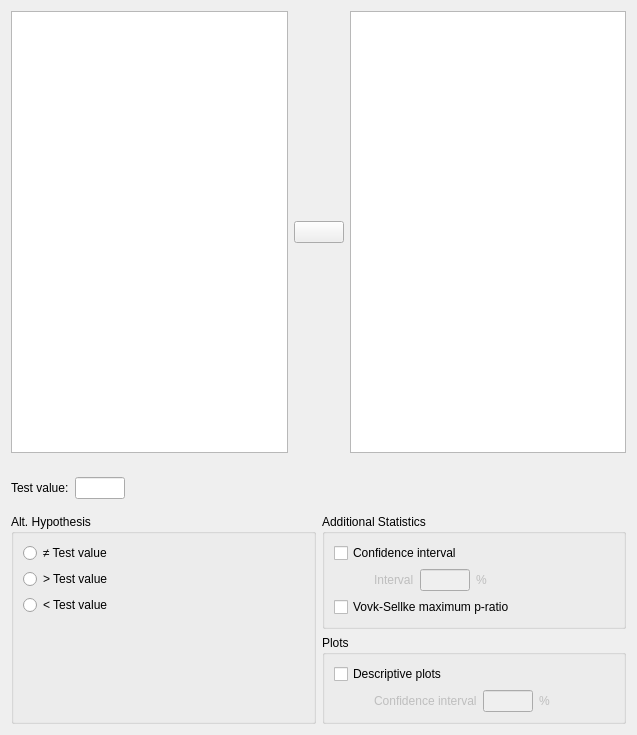
<?xml version="1.0" encoding="UTF-8"?>
<ui version="4.0">
 <class>BinomialTestForm</class>
 <widget class="QWidget" name="BinomialTestForm">
  <property name="geometry">
   <rect>
    <x>0</x>
    <y>0</y>
    <width>637</width>
    <height>735</height>
   </rect>
  </property>
  <property name="windowTitle">
   <string>Form</string>
  </property>
  <layout class="QGridLayout" name="gridLayout_2">
   <item row="3" column="1">
    <widget class="BoundGroupBox" name="groupBox">
     <property name="title">
      <string>Plots</string>
     </property>
     <layout class="QGridLayout" name="gridLayout_4">
      <item row="1" column="0">
       <widget class="QWidget" name="widgetPlotCI" native="true">
        <property name="enabled">
         <bool>false</bool>
        </property>
        <property name="sizePolicy">
         <sizepolicy hsizetype="Fixed" vsizetype="Fixed">
          <horstretch>0</horstretch>
          <verstretch>0</verstretch>
         </sizepolicy>
        </property>
        <layout class="QGridLayout" name="gridLayout_7">
         <property name="leftMargin">
          <number>40</number>
         </property>
         <property name="topMargin">
          <number>0</number>
         </property>
         <property name="rightMargin">
          <number>0</number>
         </property>
         <property name="bottomMargin">
          <number>0</number>
         </property>
         <item row="0" column="0">
          <widget class="QLabel" name="label_7">
           <property name="sizePolicy">
            <sizepolicy hsizetype="Fixed" vsizetype="Fixed">
             <horstretch>0</horstretch>
             <verstretch>0</verstretch>
            </sizepolicy>
           </property>
           <property name="text">
            <string>Confidence interval</string>
           </property>
          </widget>
         </item>
         <item row="0" column="1">
          <widget class="BoundTextBox" name="descriptivesPlotsConfidenceInterval">
           <property name="sizePolicy">
            <sizepolicy hsizetype="Fixed" vsizetype="Fixed">
             <horstretch>0</horstretch>
             <verstretch>0</verstretch>
            </sizepolicy>
           </property>
           <property name="maximumSize">
            <size>
             <width>50</width>
             <height>16777215</height>
            </size>
           </property>
          </widget>
         </item>
         <item row="0" column="2">
          <widget class="QLabel" name="label_6">
           <property name="sizePolicy">
            <sizepolicy hsizetype="Fixed" vsizetype="Fixed">
             <horstretch>0</horstretch>
             <verstretch>0</verstretch>
            </sizepolicy>
           </property>
           <property name="text">
            <string>%</string>
           </property>
          </widget>
         </item>
        </layout>
       </widget>
      </item>
      <item row="0" column="0">
       <widget class="BoundCheckBox" name="descriptivesPlots">
        <property name="sizePolicy">
         <sizepolicy hsizetype="Fixed" vsizetype="Fixed">
          <horstretch>0</horstretch>
          <verstretch>0</verstretch>
         </sizepolicy>
        </property>
        <property name="text">
         <string>Descriptive plots</string>
        </property>
       </widget>
      </item>
      <item row="1" column="1">
       <spacer name="horizontalSpacer">
        <property name="orientation">
         <enum>Qt::Horizontal</enum>
        </property>
        <property name="sizeHint" stdset="0">
         <size>
          <width>40</width>
          <height>20</height>
         </size>
        </property>
       </spacer>
      </item>
     </layout>
    </widget>
   </item>
   <item row="2" column="1">
    <widget class="BoundGroupBox" name="additional">
     <property name="sizePolicy">
      <sizepolicy hsizetype="Preferred" vsizetype="Preferred">
       <horstretch>0</horstretch>
       <verstretch>0</verstretch>
      </sizepolicy>
     </property>
     <property name="title">
      <string>Additional Statistics</string>
     </property>
     <property name="flat">
      <bool>false</bool>
     </property>
     <layout class="QGridLayout" name="gridLayout_8">
      <item row="0" column="0">
       <widget class="BoundCheckBox" name="confidenceInterval">
        <property name="sizePolicy">
         <sizepolicy hsizetype="Fixed" vsizetype="Fixed">
          <horstretch>0</horstretch>
          <verstretch>0</verstretch>
         </sizepolicy>
        </property>
        <property name="text">
         <string>Confidence interval</string>
        </property>
       </widget>
      </item>
      <item row="0" column="1">
       <spacer name="horizontalSpacer_3">
        <property name="orientation">
         <enum>Qt::Horizontal</enum>
        </property>
        <property name="sizeHint" stdset="0">
         <size>
          <width>40</width>
          <height>20</height>
         </size>
        </property>
       </spacer>
      </item>
      <item row="1" column="0">
       <widget class="QWidget" name="widgetConfidenceIntervalInterval" native="true">
        <property name="enabled">
         <bool>false</bool>
        </property>
        <property name="sizePolicy">
         <sizepolicy hsizetype="Fixed" vsizetype="Fixed">
          <horstretch>0</horstretch>
          <verstretch>0</verstretch>
         </sizepolicy>
        </property>
        <layout class="QGridLayout" name="gridLayout_6">
         <property name="leftMargin">
          <number>40</number>
         </property>
         <property name="topMargin">
          <number>0</number>
         </property>
         <property name="rightMargin">
          <number>0</number>
         </property>
         <property name="bottomMargin">
          <number>0</number>
         </property>
         <item row="0" column="2">
          <widget class="QLabel" name="label_4">
           <property name="sizePolicy">
            <sizepolicy hsizetype="Fixed" vsizetype="Fixed">
             <horstretch>0</horstretch>
             <verstretch>0</verstretch>
            </sizepolicy>
           </property>
           <property name="text">
            <string>%</string>
           </property>
          </widget>
         </item>
         <item row="0" column="0">
          <widget class="QLabel" name="label_5">
           <property name="sizePolicy">
            <sizepolicy hsizetype="Fixed" vsizetype="Fixed">
             <horstretch>0</horstretch>
             <verstretch>0</verstretch>
            </sizepolicy>
           </property>
           <property name="text">
            <string>Interval</string>
           </property>
          </widget>
         </item>
         <item row="0" column="1">
          <widget class="BoundTextBox" name="confidenceIntervalInterval">
           <property name="sizePolicy">
            <sizepolicy hsizetype="Fixed" vsizetype="Fixed">
             <horstretch>0</horstretch>
             <verstretch>0</verstretch>
            </sizepolicy>
           </property>
           <property name="maximumSize">
            <size>
             <width>50</width>
             <height>16777215</height>
            </size>
           </property>
          </widget>
         </item>
        </layout>
       </widget>
      </item>
      <item row="2" column="0" colspan="2">
       <widget class="BoundCheckBox" name="VovkSellkeMPR">
        <property name="sizePolicy">
         <sizepolicy hsizetype="Fixed" vsizetype="Fixed">
          <horstretch>0</horstretch>
          <verstretch>0</verstretch>
         </sizepolicy>
        </property>
        <property name="text">
         <string>Vovk-Sellke maximum p-ratio</string>
        </property>
       </widget>
      </item>
     </layout>
    </widget>
   </item>
   <item row="0" column="0" colspan="2">
    <widget class="QWidget" name="topWidget" native="true">
     <layout class="QGridLayout" name="gridLayout_3">
      <property name="leftMargin">
       <number>0</number>
      </property>
      <property name="topMargin">
       <number>0</number>
      </property>
      <property name="rightMargin">
       <number>0</number>
      </property>
      <property name="verticalSpacing">
       <number>0</number>
      </property>
      <item row="0" column="0" rowspan="3">
       <widget class="AvailableFieldsListView" name="listAvailableVariables"/>
      </item>
      <item row="0" column="2" rowspan="3">
       <widget class="BoundListView" name="variables"/>
      </item>
      <item row="0" column="1">
       <spacer name="verticalSpacer_2">
        <property name="orientation">
         <enum>Qt::Vertical</enum>
        </property>
        <property name="sizeHint" stdset="0">
         <size>
          <width>20</width>
          <height>81</height>
         </size>
        </property>
       </spacer>
      </item>
      <item row="1" column="1">
       <widget class="AssignButton" name="assignButton">
        <property name="sizePolicy">
         <sizepolicy hsizetype="Fixed" vsizetype="Fixed">
          <horstretch>0</horstretch>
          <verstretch>0</verstretch>
         </sizepolicy>
        </property>
        <property name="minimumSize">
         <size>
          <width>50</width>
          <height>0</height>
         </size>
        </property>
        <property name="maximumSize">
         <size>
          <width>50</width>
          <height>16777215</height>
         </size>
        </property>
        <property name="text">
         <string/>
        </property>
       </widget>
      </item>
      <item row="2" column="1">
       <spacer name="verticalSpacer_3">
        <property name="orientation">
         <enum>Qt::Vertical</enum>
        </property>
        <property name="sizeHint" stdset="0">
         <size>
          <width>20</width>
          <height>81</height>
         </size>
        </property>
       </spacer>
      </item>
     </layout>
    </widget>
   </item>
   <item row="2" column="0" rowspan="2">
    <widget class="BoundGroupBox" name="hypothesis">
     <property name="sizePolicy">
      <sizepolicy hsizetype="Preferred" vsizetype="Preferred">
       <horstretch>0</horstretch>
       <verstretch>0</verstretch>
      </sizepolicy>
     </property>
     <property name="title">
      <string>Alt. Hypothesis</string>
     </property>
     <property name="flat">
      <bool>false</bool>
     </property>
     <layout class="QGridLayout" name="gridLayout_5">
      <item row="2" column="0">
       <widget class="QRadioButton" name="_3groupTwoGreater">
        <property name="sizePolicy">
         <sizepolicy hsizetype="Fixed" vsizetype="Fixed">
          <horstretch>0</horstretch>
          <verstretch>0</verstretch>
         </sizepolicy>
        </property>
        <property name="text">
         <string>&lt; Test value</string>
        </property>
       </widget>
      </item>
      <item row="1" column="0">
       <widget class="QRadioButton" name="_2groupOneGreater">
        <property name="sizePolicy">
         <sizepolicy hsizetype="Fixed" vsizetype="Fixed">
          <horstretch>0</horstretch>
          <verstretch>0</verstretch>
         </sizepolicy>
        </property>
        <property name="text">
         <string>&gt; Test value</string>
        </property>
       </widget>
      </item>
      <item row="3" column="0">
       <spacer name="verticalSpacer_4">
        <property name="orientation">
         <enum>Qt::Vertical</enum>
        </property>
        <property name="sizeHint" stdset="0">
         <size>
          <width>20</width>
          <height>40</height>
         </size>
        </property>
       </spacer>
      </item>
      <item row="0" column="0">
       <widget class="QRadioButton" name="_1notEqual">
        <property name="sizePolicy">
         <sizepolicy hsizetype="Fixed" vsizetype="Fixed">
          <horstretch>0</horstretch>
          <verstretch>0</verstretch>
         </sizepolicy>
        </property>
        <property name="text">
         <string>≠ Test value</string>
        </property>
       </widget>
      </item>
      <item row="2" column="1">
       <spacer name="horizontalSpacer_2">
        <property name="orientation">
         <enum>Qt::Horizontal</enum>
        </property>
        <property name="sizeHint" stdset="0">
         <size>
          <width>40</width>
          <height>20</height>
         </size>
        </property>
       </spacer>
      </item>
     </layout>
    </widget>
   </item>
   <item row="1" column="0" colspan="2">
    <widget class="QWidget" name="widget_5" native="true">
     <property name="sizePolicy">
      <sizepolicy hsizetype="Preferred" vsizetype="Preferred">
       <horstretch>0</horstretch>
       <verstretch>0</verstretch>
      </sizepolicy>
     </property>
     <property name="minimumSize">
      <size>
       <width>240</width>
       <height>0</height>
      </size>
     </property>
     <layout class="QGridLayout" name="gridLayout">
      <property name="leftMargin">
       <number>0</number>
      </property>
      <item row="0" column="1">
       <widget class="BoundTextBox" name="testValue">
        <property name="sizePolicy">
         <sizepolicy hsizetype="Fixed" vsizetype="Fixed">
          <horstretch>0</horstretch>
          <verstretch>0</verstretch>
         </sizepolicy>
        </property>
        <property name="minimumSize">
         <size>
          <width>50</width>
          <height>0</height>
         </size>
        </property>
        <property name="maximumSize">
         <size>
          <width>50</width>
          <height>16777215</height>
         </size>
        </property>
       </widget>
      </item>
      <item row="0" column="0">
       <widget class="QLabel" name="label_3">
        <property name="sizePolicy">
         <sizepolicy hsizetype="Fixed" vsizetype="Fixed">
          <horstretch>0</horstretch>
          <verstretch>0</verstretch>
         </sizepolicy>
        </property>
        <property name="text">
         <string>Test value:</string>
        </property>
       </widget>
      </item>
      <item row="0" column="2">
       <spacer name="horizontalSpacer_4">
        <property name="orientation">
         <enum>Qt::Horizontal</enum>
        </property>
        <property name="sizeHint" stdset="0">
         <size>
          <width>40</width>
          <height>20</height>
         </size>
        </property>
       </spacer>
      </item>
     </layout>
    </widget>
   </item>
  </layout>
 </widget>
 <customwidgets>
  <customwidget>
   <class>AssignButton</class>
   <extends>QPushButton</extends>
   <header>widgets/assignbutton.h</header>
  </customwidget>
  <customwidget>
   <class>AvailableFieldsListView</class>
   <extends>QListView</extends>
   <header>widgets/availablefieldslistview.h</header>
  </customwidget>
  <customwidget>
   <class>BoundTextBox</class>
   <extends>QLineEdit</extends>
   <header>widgets/boundtextbox.h</header>
  </customwidget>
  <customwidget>
   <class>BoundGroupBox</class>
   <extends>QGroupBox</extends>
   <header>widgets/boundgroupbox.h</header>
   <container>1</container>
  </customwidget>
  <customwidget>
   <class>BoundCheckBox</class>
   <extends>QCheckBox</extends>
   <header>widgets/boundcheckbox.h</header>
  </customwidget>
  <customwidget>
   <class>BoundListView</class>
   <extends>QListView</extends>
   <header>widgets/boundlistview.h</header>
  </customwidget>
 </customwidgets>
 <tabstops>
  <tabstop>listAvailableVariables</tabstop>
  <tabstop>assignButton</tabstop>
  <tabstop>variables</tabstop>
  <tabstop>testValue</tabstop>
  <tabstop>_1notEqual</tabstop>
  <tabstop>_2groupOneGreater</tabstop>
  <tabstop>_3groupTwoGreater</tabstop>
  <tabstop>confidenceInterval</tabstop>
  <tabstop>confidenceIntervalInterval</tabstop>
  <tabstop>VovkSellkeMPR</tabstop>
  <tabstop>descriptivesPlots</tabstop>
  <tabstop>descriptivesPlotsConfidenceInterval</tabstop>
 </tabstops>
 <resources/>
 <connections>
  <connection>
   <sender>confidenceInterval</sender>
   <signal>toggled(bool)</signal>
   <receiver>widgetConfidenceIntervalInterval</receiver>
   <slot>setEnabled(bool)</slot>
   <hints>
    <hint type="sourcelabel">
     <x>310</x>
     <y>94</y>
    </hint>
    <hint type="destinationlabel">
     <x>303</x>
     <y>138</y>
    </hint>
   </hints>
  </connection>
  <connection>
   <sender>descriptivesPlots</sender>
   <signal>toggled(bool)</signal>
   <receiver>widgetPlotCI</receiver>
   <slot>setEnabled(bool)</slot>
   <hints>
    <hint type="sourcelabel">
     <x>148</x>
     <y>615</y>
    </hint>
    <hint type="destinationlabel">
     <x>141</x>
     <y>657</y>
    </hint>
   </hints>
  </connection>
 </connections>
</ui>
